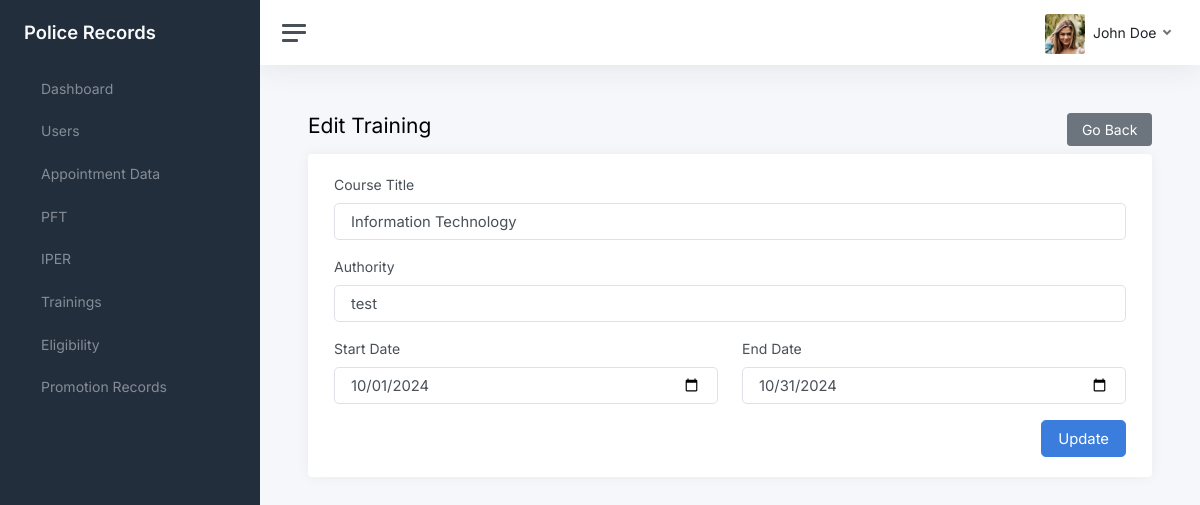
Screenshot of /police-records/views/edit/training?id=1 (signed in) with the database file from the repository.
### tables this page shows
CREATE TABLE `users` (
  `id` int(11) NOT NULL,
  `id_number` varchar(55) NOT NULL,
  `rank_position` text DEFAULT NULL,
  `first_name` varchar(255) NOT NULL,
  `middle_name` varchar(255) DEFAULT NULL,
  `last_name` varchar(255) NOT NULL,
  `address` varchar(255) DEFAULT NULL,
  `email` varchar(255) NOT NULL,
  `password` text DEFAULT NULL,
  `role` varchar(55) DEFAULT NULL,
  `avatar` varchar(255) DEFAULT NULL,
  `date_created` timestamp NOT NULL DEFAULT current_timestamp()
);

CREATE TABLE `trainings` (
  `id` int(11) NOT NULL,
  `user_id` int(11) DEFAULT NULL,
  `course_title` text NOT NULL,
  `authority` text NOT NULL,
  `start_date` date NOT NULL,
  `end_date` date NOT NULL
);

### backend/nodes.php (called while the page is built, shortened)
<?php
require(__DIR__ . "/conn.php");
require(__DIR__ . "/Helpers.php");
$helpers = new Helpers($conn, $_SESSION);

### backend/Helpers.php (called while the page is built, shortened)
<?php
class Helpers
{
  private $conn;
  private $session;
  public function __construct($conn, $session)
  {
    $this->conn = $conn;
    $this->session = $session;
  }
  public function select_all_individual($table, $params)
  {
    $query = $this->conn->query("SELECT * FROM $table WHERE $params");
    return $query->num_rows > 0 ? $query->fetch_object() : null;
  }
  public function get_current_user()
  {
    $id = $this->session["id"];
    $query = $this->conn->query("SELECT * FROM users WHERE id='$id'");
    return $query->num_rows > 0 ? $query->fetch_object() : null;
  }
  public function get_user_by_id($user_id)
  {
    $query = $this->conn->query("SELECT * FROM users WHERE id='$user_id'");
    return $query->num_rows > 0 ? $query->fetch_object() : null;
  }
  public function get_full_name($user_id, $format = "")
  {
    $user = $this->get_user_by_id($user_id);
    $fullName = "";
    if (!isset($user->mname)) {
      $fullName = ucwords("$user->first_name $user->last_name");
    }
    return $fullName;
  }
  public function get_avatar_link($user_id)
  {
    $user = $this->get_user_by_id($user_id);
    if ($user->avatar) {
      return SERVER_NAME . "/uploads/avatars/$user->avatar";
    }
    return SERVER_NAME . "/custom-assets/images/default.png";
  }
}

### views/edit/training.php (the view, shortened to what this page needs)
<?php
require("../../backend/nodes.php");
$title = "Edit Training";
?>
<!DOCTYPE html>
<html lang="en">
<head>
  <?php require("../../views/components/head.php"); ?>
</head>
<body>
  <div class="wrapper">
    <?php require("../components/side-bar.php") ?>
    <div class="main">
      <?php require("../components/nav-bar.php") ?>
      <main class="content">
        <div class="container p-0">
          <div class="mb-3">
            <h1 class="h3 d-inline align-middle"><?= $title ?></h1>
            <button type="button" class="btn btn-secondary float-end" onclick="window.history.back()">
              Go Back
            </button>
          </div>
          <div class="card">
            <?php $trainingData = $helpers->select_all_individual("trainings", "id=$_GET[id]"); ?>
            <div class="card-body">
              <div class="container">
                <form id="form-add-training" method="POST">
                  <div class="mb-3">
                    <label class="form-label">Course Title</label>
                    <input class="form-control form-control-lg" type="text" value="<?= $trainingData->course_title ?>" name="course" required />
                  </div>
                  <div class="mb-3">
                    <label class="form-label">Authority</label>
                    <input class="form-control form-control-lg" type="text" value="<?= $trainingData->authority ?>" name="authority" required />
                  </div>
                  <div class="mb-3">
                    <div class="row">
                      <div class="col-md-6">
                        <label class="form-label">Start Date</label>
                        <input class="form-control form-control-lg" type="date" value="<?= $trainingData->start_date ?>" name="start_date" required />
                      </div>
                      <div class="col-md-6">
                        <label class="form-label">End Date</label>
                        <input class="form-control form-control-lg" type="date" value="<?= $trainingData->end_date ?>" name="end_date" required />
                      </div>
                    </div>
                  </div>
                  <div class="text-end mt-3">
                    <button type="submit" class="btn btn-lg btn-primary">
                      Update
                    </button>
                  </div>
                </form>
              </div>
            </div>
          </div>
        </div>
      </main>
    </div>
  </div>
</body>
</html>

### views/components/nav-bar.php (shortened to what this page needs)
<nav class="navbar navbar-expand navbar-light navbar-bg">
  <a class="sidebar-toggle js-sidebar-toggle">
    <i class="hamburger align-self-center"></i>
  </a>
  <div class="navbar-collapse collapse">
    <ul class="navbar-nav navbar-align">
      <li class="nav-item dropdown">
        <a class="nav-link dropdown-toggle d-none d-sm-inline-block" href="#" data-bs-toggle="dropdown">
          <img src="<?= $helpers->get_avatar_link($USER->id) ?>" class=" avatar img-fluid rounded me-1" />
          <span class="text-dark">
            <?= $helpers->get_full_name($USER->id) ?>
          </span>
        </a>
      </li>
    </ul>
  </div>
</nav>

### custom-assets/css/custom.css (style rules this page uses)
body { padding: 0 !important; }
img { object-fit: cover; }

### rows the page displays
users: id+avatar (picture), $helpers->get_full_name($USER->id) "John Doe"
trainings: course "Information Technology", authority "test", start_date "10/01/2024", end_date "10/31/2024"

### other values shown
$menu->title "Dashboard"
$menu->title "Users"
$menu->title "Appointment Data"
$menu->title "PFT"
$menu->title "IPER"
$menu->title "Trainings"
$menu->title "Eligibility"
$menu->title "Promotion Records"
$title "Edit Training"
